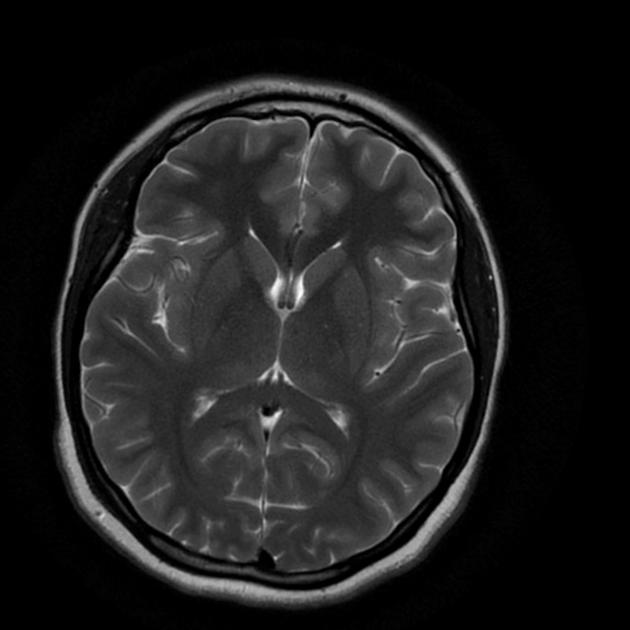
#> input picture augmented data/no/aug_1 no._0_7884.jpg, 630 x 630 px; its folder holds only this picture in this run
$ jupyter execute --allow-errors machine.ipynb
#> lines starting #> are read from the running program, lines starting #| are printed output that depends on the picture
[cell 1]
import cv2
import numpy as np
import os
from sklearn.model_selection import train_test_split
from sklearn.ensemble import RandomForestClassifier
from sklearn.metrics import accuracy_score

[cell 2]
# Function to extract features from images
def extract_features(image):
    # Convert image to grayscale
    gray = cv2.cvtColor(image, cv2.COLOR_BGR2GRAY)
    # Resize image to a fixed size
    resized_image = cv2.resize(gray, (100, 100))
    # Flatten the image into a 1D array
    flattened_image = resized_image.flatten()
    return flattened_image

[cell 3]
# Load dataset
def load_dataset(data_dir):
#> called with data_dir = 'augmented data'
    images = []
    labels = []
    for foldername in os.listdir(data_dir):
        if foldername == 'yes':
            label = 1
        else:
            label = 0
        folder_path = os.path.join(data_dir, foldername)
        for filename in os.listdir(folder_path):
            image_path = os.path.join(folder_path, filename)
            image = cv2.imread(image_path)
#> image is the input picture: shape (630, 630, 3); min 0, max 255, mean 29.7
            if image is not None:
                images.append(image)
                labels.append(label)
    return images, labels

[cell 4]
# Path to dataset
data_dir = 'augmented data'

[cell 5]
# Load dataset
images, labels = load_dataset(data_dir)
#> images = 2 items; labels = [0, 1]

[cell 6]
# Extract features from images
X = np.array([extract_features(image) for image in images])
#> in extract_features, `resized_image = cv2.resize(gray, (100, 100))`:
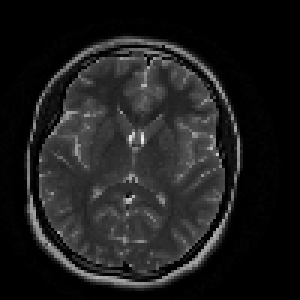
#> resized_image: shape (100, 100) (shown 3 times larger); min 0, max 237, mean 29.6
#> in extract_features, `flattened_image = resized_image.flatten()`: flattened_image = 10000 values, max 237 at index 4647, min 0 at index 0, mean 29.57
#> in extract_features (call 2), `gray = cv2.cvtColor(image, cv2.COLOR_BGR2GRAY)`:
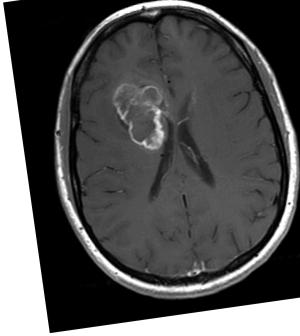
#> gray: shape (336, 300); min 0, max 255, mean 81.8
#> in extract_features (call 2), `resized_image = cv2.resize(gray, (100, 100))`:
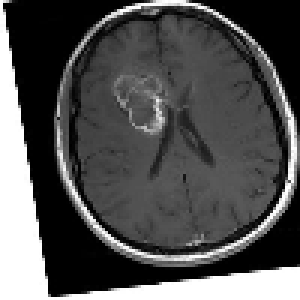
#> resized_image: shape (100, 100) (shown 3 times larger); min 0, max 255, mean 81.9
#> in extract_features (call 2), `flattened_image = resized_image.flatten()`: flattened_image = 10000 values, max 255 at index 55, min 0 at index 6, mean 81.87
y = np.array(labels)
#> y = [0, 1]

[cell 7]
# Split data into training and testing sets
X_train, X_test, y_train, y_test = train_test_split(X, y, test_size=0.2, random_state=42)
#> y_train = [0]; y_test = [1]

[cell 8]
# Train a Random Forest classifier
clf = RandomForestClassifier(n_estimators=100, random_state=42)
clf.fit(X_train, y_train)

[cell 9]
# Make predictions
y_pred = clf.predict(X_test)
#> y_pred = [0]

[cell 10]
# Evaluate accuracy
accuracy = accuracy_score(y_test, y_pred)
#> accuracy = 0
print("Accuracy:", accuracy)
#| Accuracy: 0.0
